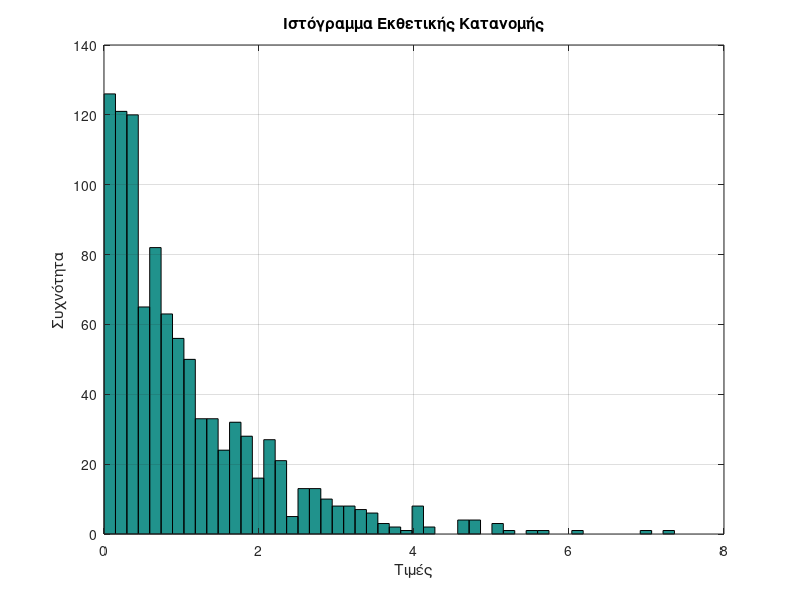

The MATLAB script that drew this image:
lambda = 1;           % Παράμετρος του ρυθμού (rate parameter)
mu = 1 / lambda;       % Μέση τιμή της κατανομής
data = exprnd(mu, 1000,1);   % Παράγουμε 1000 τυχαίες τιμές
hist(data, 50);   % Δημιουργία ιστογράμματος των δεδομένων
xlabel('Τιμές');
ylabel('Συχνότητα');
grid on;
title('Ιστόγραμμα Εκθετικής Κατανομής');
